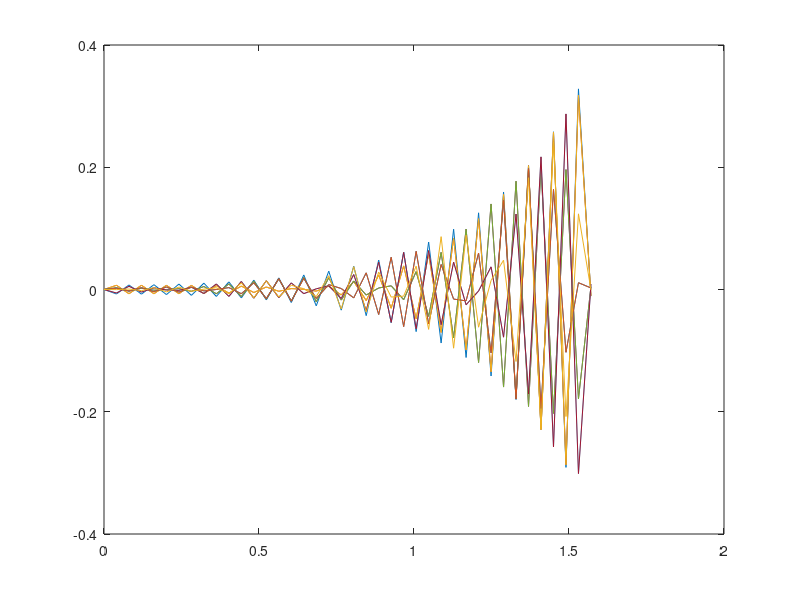

Reproduce this figure in MATLAB.
clc
clear

Num=40;

x=linspace(0,pi/2,Num);
H=(pi/2-0)/(Num-1);
h=H;
k1=-1/h;
k2=1/h;

MAT=zeros(2*Num);

MAT(1,1)=1;
MAT(2,2)=1;
MAT(2,3)=k1;
gg=1;
for i=3:2*Num-2
    
    if mod (i,2)~=1%odd
        MAT(i,gg)=1/2;
        MAT(i,gg+1)=k1;
        MAT(i,gg+2)=1/2;
        MAT(i,gg+3)=k2;
        kk=1;
    else%even
        MAT(i,gg)=k2;
        MAT(i,gg+1)=1/2;
        MAT(i,gg+2)=k1;
        MAT(i,gg+3)=1/2;
        kk=2;
    end
    if kk==2
        gg=gg+2;
    end
end
MAT(Num*2-1,Num*2-3)=1;
MAT(Num*2-1,Num*2-2)=k1;
MAT(Num*2,Num*2-2)=1/2;


[V,D]=eigs(MAT,10);%return 10 max eig value


for i=1:10
    jj=0;
    for j=1:2*Num

        if mod (j,2)==1
            jj=jj+1;
            VV(jj,i)=V(j,i);
        end
    end
end


for i=1:10
    plot(x,VV(:,i))
    hold on
end
